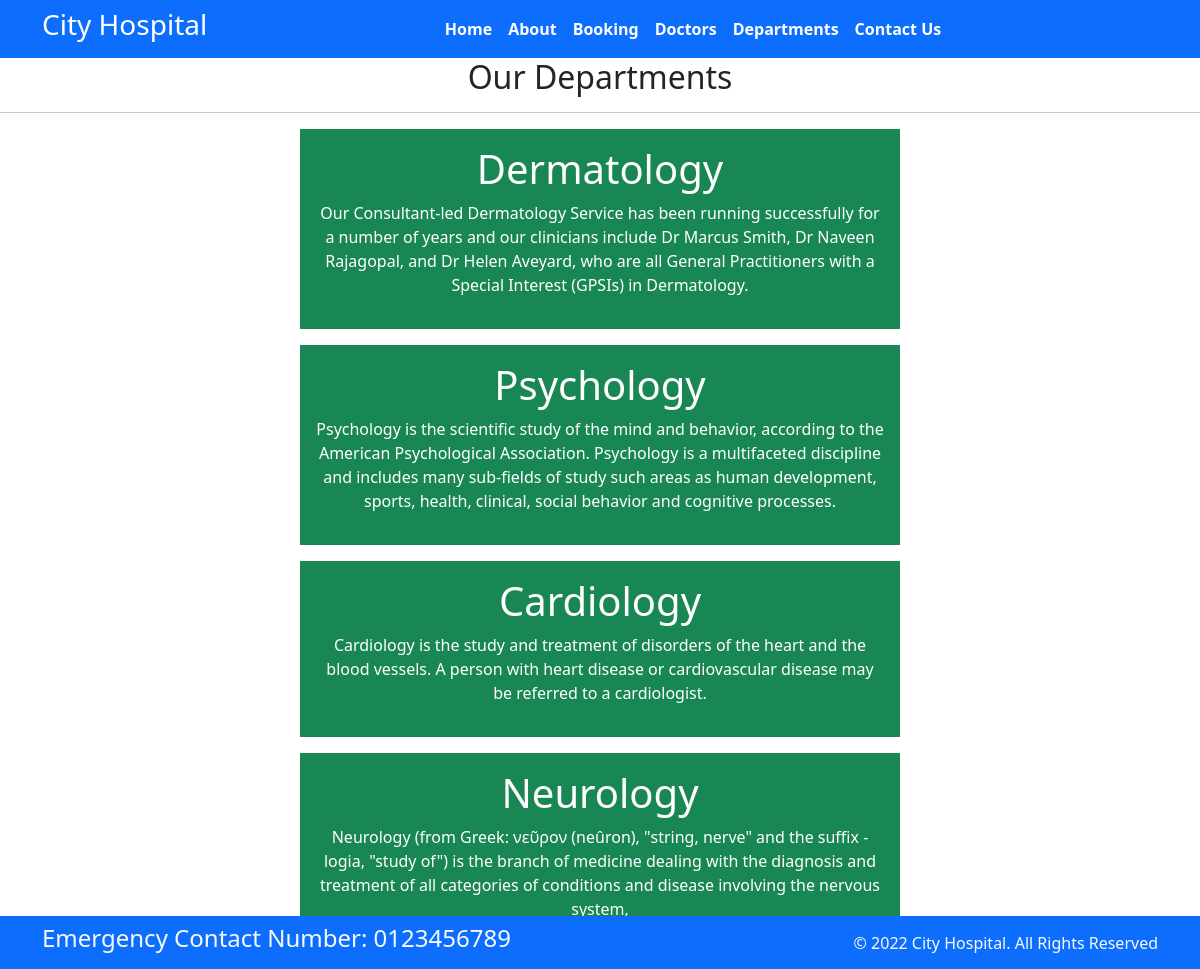
Screenshot of /department with the database file from the repository.
### home/models.py (models this page shows, shortened)
class Department(models.Model):
    dep_name = models.CharField(max_length=100)
    dep_description = models.TextField()

### home/views.py (the view)
# urls.py: path('department',views.department, name='department'),
def department(request):
    dep_details={
        'dep' : Department.objects.all()
    }
    return render(request,'department.html', dep_details)

### templates/department.html (shortened to what this page needs)
{% extends 'base.html' %}
{% block content %}
  <h2 class="text-center">Our Departments</h2>
  <hr />
  {% for d in dep %}
    <div class="mx-auto w-50 bg-success text-center text-white p-3 my-3">
      <h1>{{ d.dep_name }}</h1>
      <p>{{ d.dep_description }}</p>
    </div>
  {% endfor %}
{% endblock %}

### rows the page displays
Department: dep_name "Dermatology", dep_description "Our Consultant-led Dermatology Service has been running successfully for a number of years and our clinicians include Dr Marcus Smith, Dr Naveen Rajagopal, and Dr Helen Aveyard, who are all General Practitioners with a Special Interest (GPSIs) in Dermatology."
Department: dep_name "Psychology", dep_description "Psychology is the scientific study of the mind and behavior, according to the American Psychological Association. Psychology is a multifaceted discipline and includes many sub-fields of study such areas as human development, sports, health, clinical, social behavior and cognitive processes."
Department: dep_name "Cardiology", dep_description "Cardiology is the study and treatment of disorders of the heart and the blood vessels. A person with heart disease or cardiovascular disease may be referred to a cardiologist."
Department: dep_name "Neurology", dep_description "Neurology (from Greek: νεῦρον (neûron), \"string, nerve\" and the suffix -logia, \"study of\") is the branch of medicine dealing with the diagnosis and treatment of all categories of conditions and disease involving the nervous system,"
